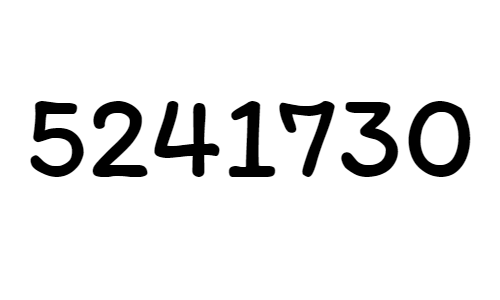
#> input picture Simulation/Coppelia/dataset/labels/numbers1.png, 500 x 300 px, given as the content of the folder dataset/fonts/font1/, which was not available
$ python 'OCR use.py'
#> lines starting #> are read from the running program, lines starting #| are printed output that depends on the picture; after the words box and inside, x2 and y2 are one past the last pixel; in counts of white or black regions, pixels touching at a corner belong together; pictures that were not available may be replaced by others from this repository, and a replacement may not be noted
### Simulation/Coppelia/LettersNumbersClassification.py
import numpy as np
from joblib import load, dump
from PIL import Image

import os

from sklearn.neural_network import MLPClassifier
from sklearn.model_selection import train_test_split
from sklearn.utils import shuffle

import matplotlib.pyplot as plt


# [69 lines left out: functions getClassIDfromChar, getCharFromClassID, not called in this run]


dataset_images_sizeX = 100
dataset_images_sizeY = 150

imScales = [0.3, 0.4, 0.5, 0.6, 0.7, 1.0]


def train(imgs_path):
#> called with imgs_path = 'dataset/fonts'
    dicClases = {}

    X = []
    y = []

    for i in range(1, 6):
        path = imgs_path + '/font' + str(i) + '/'

        for x in os.listdir(path):

            for j in imScales:
                img = Image.open(path + x)
#> img is the input picture: PIL image 500x300 RGBA; mean R, G, B, A 233.5, 233.5, 233.5, 255

                s0 = (int)(dataset_images_sizeX * j)
                s1 = (int)(dataset_images_sizeY * j)

                img = img.resize((s0, s1))
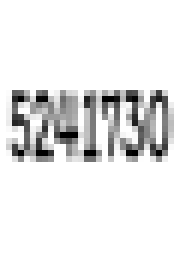
#> img: PIL image 30x45 RGBA (shown 6 times larger); mean R, G, B, A 233, 233, 233, 255
                img = np.asarray(img, dtype=np.float32)
#> img: shape (45, 30, 4) float32
                img = np.mean(img, axis=2)
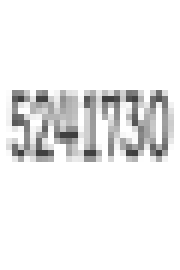
#> img: shape (45, 30) float32 (shown 6 times larger); min 63.75, max 255, mean 238.5
                img = np.where(img < 200, 1, 0)
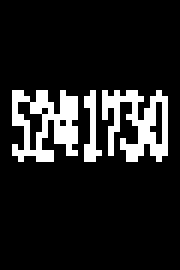
#> img: shape (45, 30) int64 (shown 6 times larger); values 0 (black) and 1 (white), 12.6% white in thin lines or dots, all inside (x1, y1, x2, y2) = (2, 15, 28, 27)

                indices = np.where(img == 1)
#> indices = 170 positions, rows 15 to 26, columns 2 to 27

                y0 = np.min(indices[0]) - 5
#> y0 = 10
                y1 = np.max(indices[0]) + 5
#> y1 = 31
                x0 = np.min(indices[1]) - 5
#> x0 = -3
                x1 = np.max(indices[1]) + 5
#> x1 = 32

                if (y0 < 0):
                    y0 = 0

                if (y1 >= s1):
                    y1 = s1 - 1

                if (x0 < 0):
                    x0 = 0

                if (x1 >= s0):
                    x1 = s0 - 1

                img = img[y0:y1, x0:x1]
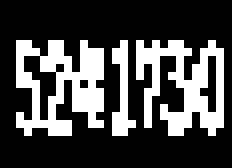
#> img: shape (21, 29) int64 (shown 8 times larger); values 0 (black) and 1 (white), 27.9% white in thin lines or dots, all inside (x1, y1, x2, y2) = (2, 5, 28, 17)

#> (the run stopped early here; a loop or call above may not have finished)

$ run again, on Simulation/Coppelia/dataset/labels/numbers2.png
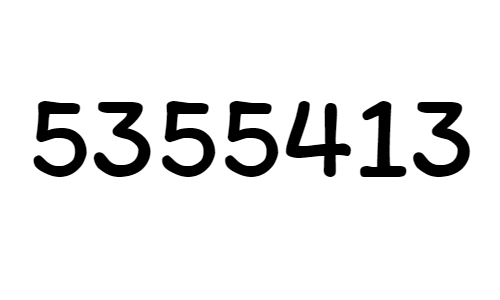
#> input picture Simulation/Coppelia/dataset/labels/numbers2.png, 500 x 300 px, given as the content of the folder dataset/fonts/font1/, which was not available
#> in train, img is the input picture: PIL image 500x300 RGBA; mean R, G, B, A 233.3, 233.3, 233.3, 255
#> in train, `img = np.where(img < 200, 1, 0)`:
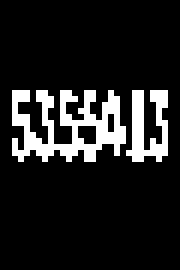
#> img: shape (45, 30) int64 (shown 6 times larger); values 0 (black) and 1 (white), 12.7% white in thin lines or dots, all inside (x1, y1, x2, y2) = (2, 15, 28, 27)
#> indices = 172 positions, rows 15 to 26, columns 2 to 27
#> y0 = 10
#> y1 = 31
#> x0 = -3
#> x1 = 32
#> in train, `img = img[y0:y1, x0:x1]`:
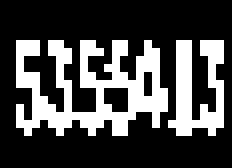
#> img: shape (21, 29) int64 (shown 8 times larger); values 0 (black) and 1 (white), 28.2% white in thin lines or dots, all inside (x1, y1, x2, y2) = (2, 5, 28, 17)

$ run again, on Simulation/Coppelia/dataset/labels/numbers3.png
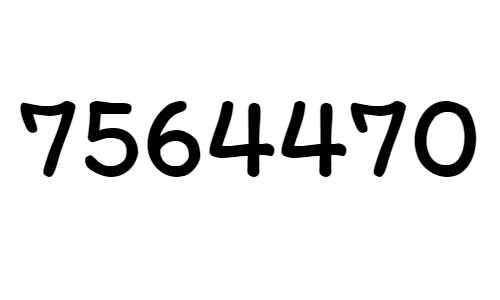
#> input picture Simulation/Coppelia/dataset/labels/numbers3.png, 500 x 300 px, given as the content of the folder dataset/fonts/font1/, which was not available
#> in train, img is the input picture: PIL image 500x300 RGBA; mean R, G, B, A 233.4, 233.4, 233.4, 255
#> in train, `img = np.where(img < 200, 1, 0)`:
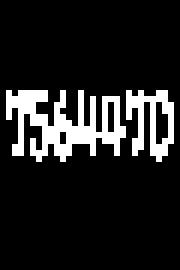
#> img: shape (45, 30) int64 (shown 6 times larger); values 0 (black) and 1 (white), 12.9% white in thin lines or dots, all inside (x1, y1, x2, y2) = (1, 15, 29, 27)
#> indices = 174 positions, rows 15 to 26, columns 1 to 28
#> y0 = 10
#> y1 = 31
#> x0 = -4
#> x1 = 33
#> in train, `img = img[y0:y1, x0:x1]`:
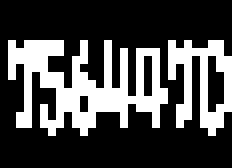
#> img: shape (21, 29) int64 (shown 8 times larger); values 0 (black) and 1 (white), 28.6% white in thin lines or dots, all inside (x1, y1, x2, y2) = (1, 5, 29, 17)
